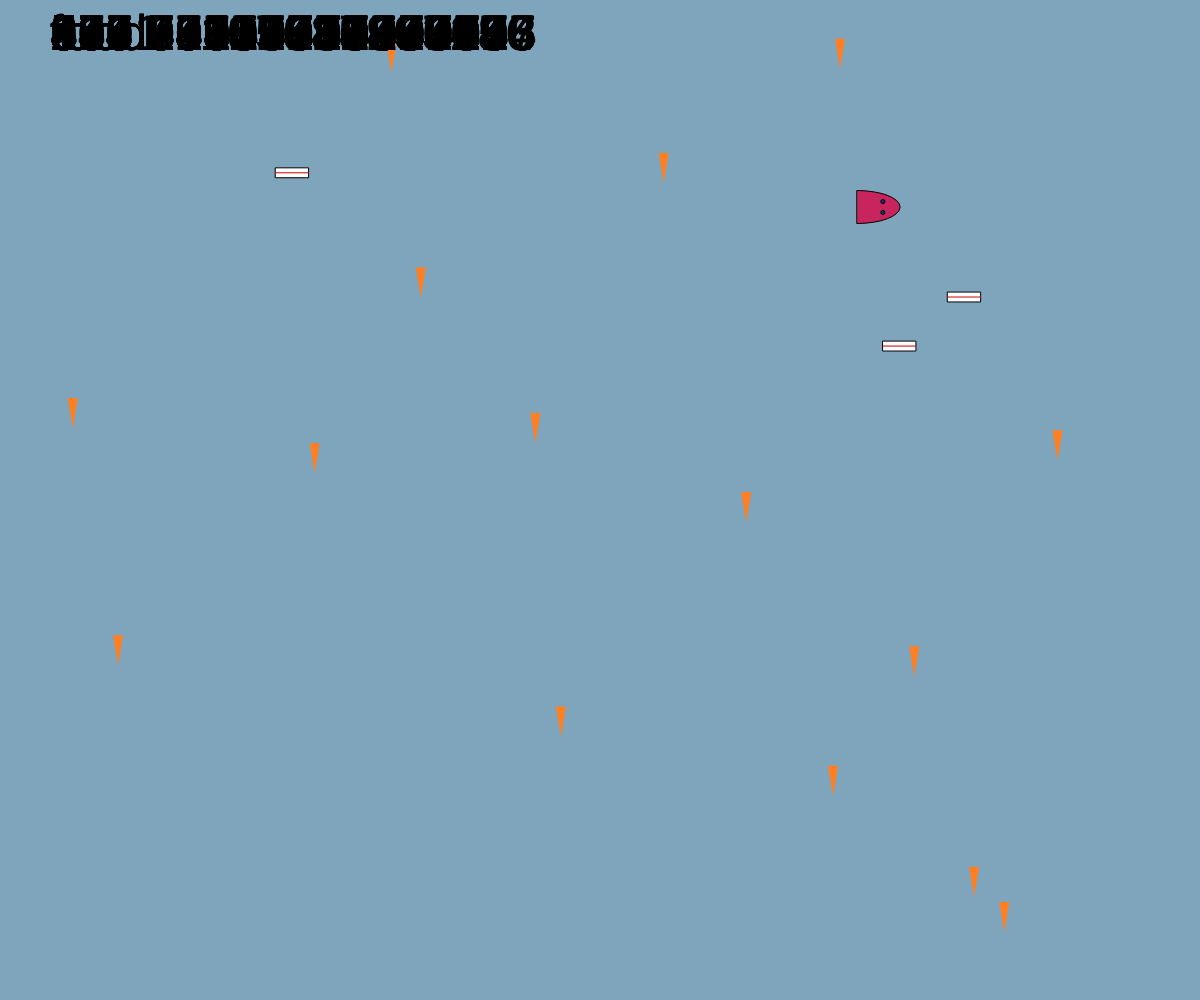
Frame 1 (no input)
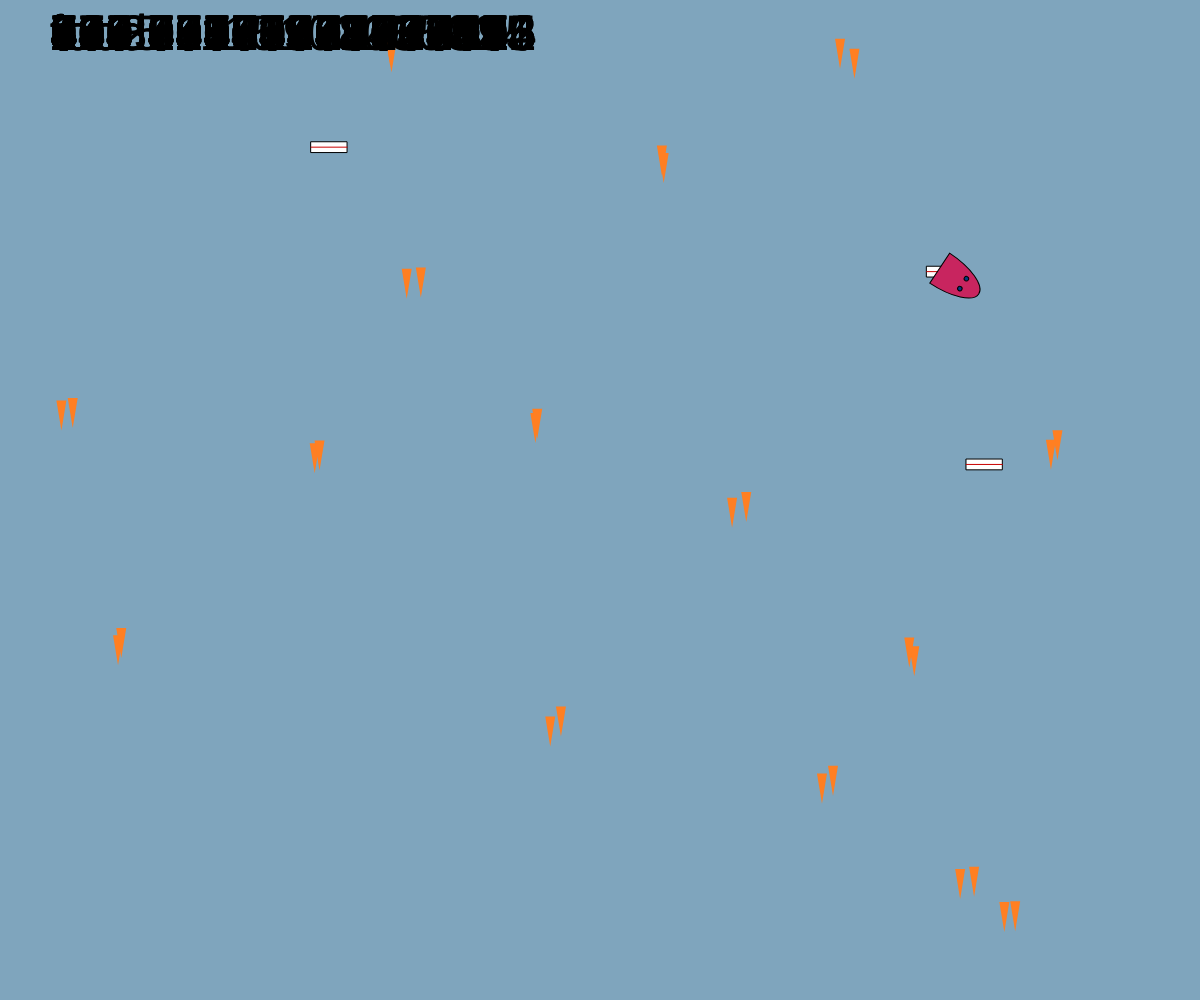
Frame 60 (no input)
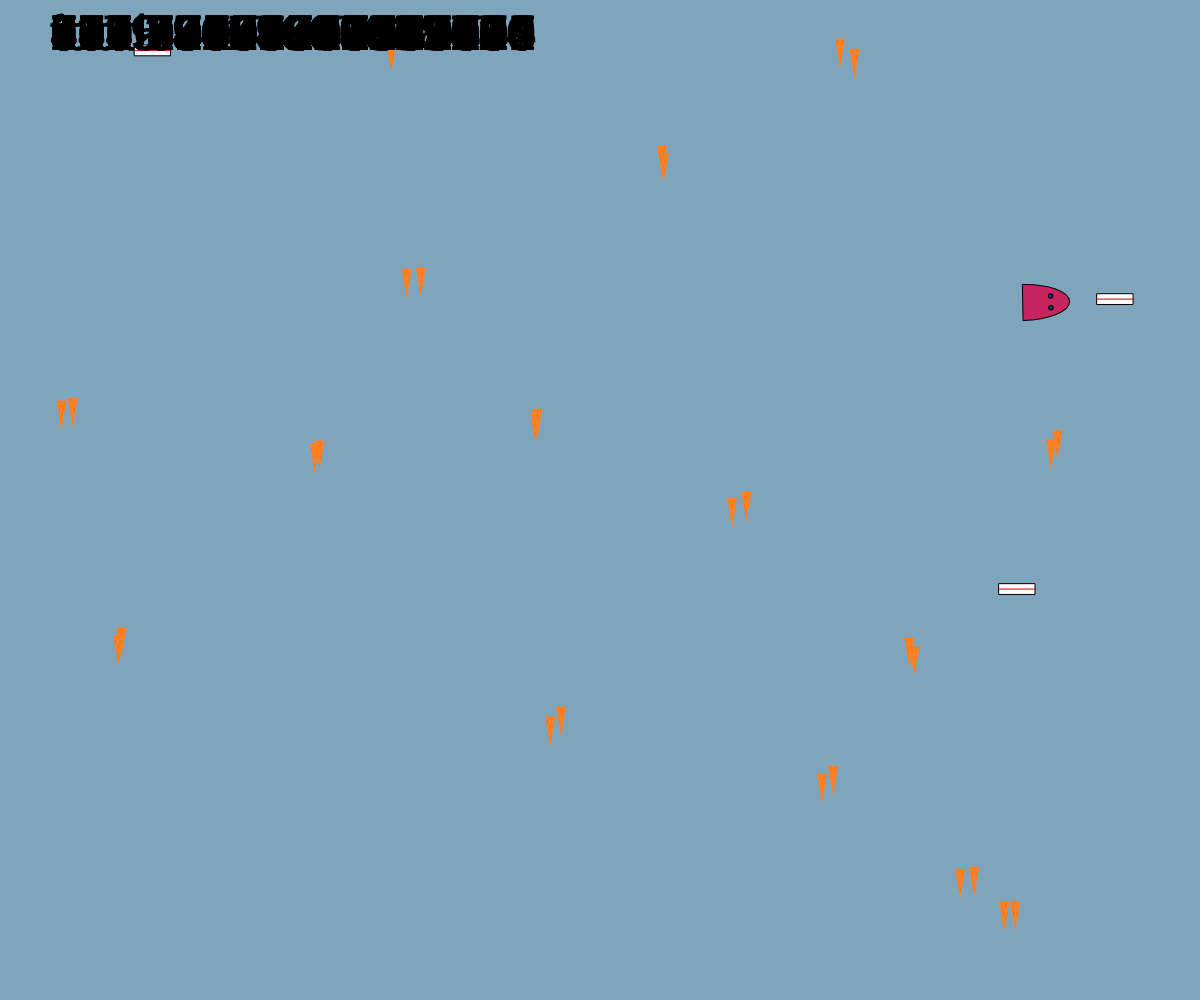
Frame 120 (the mouse pressed at the canvas centre since frame 60)

The p5.js sketch that drew these frames (run headless with seeded random() and noise() and a simulated clock; from frame 60 on, the mouse is pressed at the canvas centre):

// p5.js sketch
// ── sketch.js

// global variables
var bg_col;

var carrots = [];
var herbis = [];
var omnis = [];


function setup() {
    createCanvas(windowWidth,windowHeight);
    bg_col = color(127, 165, 189);
    background(bg_col);

	omnis.push( new Omni(random(width), random(height)) );

	for (var i = 0; i < 3; i++) {
		herbis.push( new Herbi(random(width), random(height)) );
	}

	for (var i = 0; i < 15; i++) {
		carrots.push( new Plant(random(width), random(height)) );
	}
}

function draw() {
    background(bg_col);



    carrots.forEach( function(carrot, idx){
        carrot.frame();
    });

    herbis.forEach( function(herbi, idx){
        herbi.frame( carrots, omnis );
    });

	omnis.forEach( function(omni, idx){
		omni.frame( herbis );
	} );

}

// ── herbi.js
function Herbi(pos_x, pos_y){
    this.pos = createVector(pos_x,pos_y);
    this.velocity = createVector(0, 0);
    this.accel = createVector(0, 0);
    this.maxSpeed = 10;
    this.size = 1;
    this.maxSize = 10;
    this.born = Date.now();
    this.age = 0;
    this.maxAge = 300;
    this.minWidth = 30;
    this.maxWidth = 60;
    this.canGrow = true;
    this.maxFoodDist = 200;
}

Herbi.prototype.frame = function (foodArr) {
    this.draw();
    this.grow();
    this.lookForFood(foodArr);
    this.move();
};


Herbi.prototype.move = function() {

    var moveAmt = p5.Vector.random2D();
    moveAmt.mult(0.5);



    this.accel = moveAmt;
    this.velocity.add(this.accel);
    this.velocity.limit(this.maxSpeed);

    this.checkBounds();

    this.pos.add(this.velocity);

};

Herbi.prototype.checkBounds = function(){
    if (this.pos.x >= width ) {
        this.velocity.x = 0;
        this.accel.x *= -1;
        this.pos.x = width-2;
    } else if ( this.pos.x <= 0 ) {
        this.velocity.x = 0;
        this.accel.x *= -1;
        this.pos.x = 2;

    } else if ( this.pos.y >= height ) {
        this.velocity.y = 0;
        this.accel.y *= -1;
        this.pos.y = height-2;

    } else if ( this.pos.y <= 0) {
        this.velocity.y = 0;
        this.accel.y *= -1;
        this.pos.y = 2;
    }
};


Herbi.prototype.lookForFood = function(foodArr){

    for (var i = 0; i < foodArr.length; i++) {
        var food = foodArr[i];


        var foodDist = p5.Vector.dist(food.pos,this.pos);

        textSize(50);
        text(foodDist, 50, 50);


        if (foodDist <= this.maxFoodDist) {
            this.myFood = food;
            text("food!", 50, 50);
        }
    }

};

Herbi.prototype.draw = function() {

    push();

    translate(this.pos.x, this.pos.y);

    rectMode(CENTER);
    var thingWidth = map(this.size, 0, this.maxSize, this.minWidth, this.maxWidth);
    var thingHeight = thingWidth * 0.3;
    rect(0, 0, thingWidth, thingHeight);

    stroke(200, 0, 0);
    line(-thingWidth/2, 0, thingWidth/2, 0);

    pop();
};

Herbi.prototype.grow = function(){
    var growRate = 11;

    // Herbi can grow
    this.age = floor((Date.now() - this.born)/1000);


    if (this.age % growRate === 0 && this.canGrow) {
        this.size++;

        this.canGrow = false;
    } else if (this.age % growRate !== 0) {
        this.canGrow = true;
    }
};

// ── omni.js
function Omni(pos_x, pos_y){
    this.pos = createVector(pos_x,pos_y);
    this.velocity = createVector(0, 0);
    this.accel = createVector(0, 0);
    this.maxSpeed = 2;
    this.size = 1;
    this.maxSize = 10;
    this.born = Date.now();
    this.age = 0;
    this.maxAge = 300;
    this.minWidth = 30;
    this.maxWidth = 60;
    this.canGrow = true;
    this.maxFoodDist = 200;
	this.eating = false;
	this.timeEating = 0;
	this.myFood = false;
}

Omni.prototype.frame = function (foodArr) {
    this.draw();
    this.grow();
    this.lookForFood(foodArr);
	this.eat();
    this.move();
};


Omni.prototype.move = function() {

	var moveAmt;
	var mult = 1;

	if (this.myFood) {
		// text(this.myFood, 100, 100);

		moveAmt = p5.Vector.sub(this.myFood.pos, this.pos);
		var dist = moveAmt.mag();

		moveAmt.normalize();

		mult = constrain(map(dist, 0, 30, 0, 1), 0, 1);

	} else {
		moveAmt = p5.Vector.random2D();
		moveAmt.mult(0.5);
	}

    this.accel = moveAmt;
    this.velocity.add(this.accel);
	this.velocity.mult(mult);
	this.velocity.limit(this.maxSpeed);

    this.checkBounds();

    this.pos.add(this.velocity);

};

Omni.prototype.checkBounds = function(){
    if (this.pos.x >= width ) {
        this.velocity.x = 0;
        this.accel.x *= -1;
        this.pos.x = width-2;
    } else if ( this.pos.x <= 0 ) {
        this.velocity.x = 0;
        this.accel.x *= -1;
        this.pos.x = 2;

    } else if ( this.pos.y >= height ) {
        this.velocity.y = 0;
        this.accel.y *= -1;
        this.pos.y = height-2;

    } else if ( this.pos.y <= 0) {
        this.velocity.y = 0;
        this.accel.y *= -1;
        this.pos.y = 2;
    }
};


Omni.prototype.lookForFood = function(foodArr){

    for (var i = 0; i < foodArr.length; i++) {
        var food = foodArr[i];


        var foodDist = p5.Vector.dist(food.pos,this.pos);

        textSize(50);
        // text(foodDist, 50, 50);


        if (foodDist <= this.maxFoodDist && food.size >= 2) {
            this.myFood = food;
            // text("food!", 50, 50);
        }
    }

};

Omni.prototype.eat = function(){
	if (this.myFood) {
		if ( p5.Vector.dist(this.pos, this.myFood.pos) <= 1 ) {
			// text("Im on food", 100, 100);
			this.eating = true;
		}
	}

	if (this.eating) {
		this.timeEating++;
		if (this.timeEating % 120 === 0) {
			this.myFood.size--;
			this.size++;
		}
		if (this.myFood.size <= 0) {
			this.eating = false;
			this.timeEating = 0;
			this.myFood = false;
		}
	}
}

Omni.prototype.draw = function() {

    push();

    translate(this.pos.x, this.pos.y);

	var heading = this.velocity.heading();
	rotate(heading + HALF_PI);


    var thingWidth = map(this.size, 0, this.maxSize, this.minWidth, this.maxWidth);
    var thingHeight = thingWidth * 2.6;

	fill(200, 37, 95);
	push();
	scale(1, -1);
    arc(0, 0, thingWidth, thingHeight, 0, PI, CHORD);
	pop();

	fill(2, 60, 127);
	var eye_x = thingWidth * 0.165;
	var eye_y = thingHeight * -0.3;
	var eye_size = thingWidth * 0.125;
	ellipse(-eye_x, eye_y, eye_size, eye_size);
	ellipse(eye_x, eye_y, eye_size, eye_size);

    pop();
};

Omni.prototype.grow = function(){
    var growRate = 11;

    // Omni can grow
    this.age = floor((Date.now() - this.born)/1000);


    if (this.age % growRate === 0 && this.canGrow) {
        this.size++;

        this.canGrow = false;
    } else if (this.age % growRate !== 0) {
        this.canGrow = true;
    }
};

// ── plant.js
function Plant(pos_x, pos_y){
    this.pos = createVector(pos_x,pos_y);

    this.size = 1;
    this.canGrow = true;
    this.locs = [[0,0]];
    this.born = Date.now();
    this.age = 0;
}

Plant.prototype.frame = function(){
    this.draw();
    this.grow();
};

Plant.prototype.draw = function () {
    push();

    translate(this.pos.x,this.pos.y);

    for (var i = 0; i < this.size; i++) {
        push();
        translate(this.locs[i][0], this.locs[i][1]);
        // draw our plant
        noStroke();
        fill(255, 127, 34);
        triangle(0,0,-5,-30,5,-30);
        pop();
    }
    pop();
};

Plant.prototype.grow = function(){
    // Plant can grow
    this.age = floor((Date.now() - this.born)/1000);

    if (this.age % 7 === 0 && this.canGrow) {
        this.size++;
        this.locs.push([random(-15, 15), random(-10, 10)]);
        this.canGrow = false;
    } else if (this.age % 7 !== 0) {
        this.canGrow = true;
    }
};
